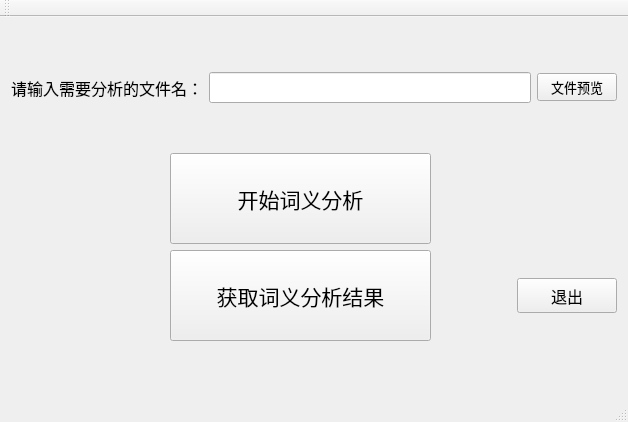
<?xml version="1.0" encoding="UTF-8"?>
<ui version="4.0">
 <class>Experiment1Class</class>
 <widget class="QMainWindow" name="Experiment1Class">
  <property name="geometry">
   <rect>
    <x>0</x>
    <y>0</y>
    <width>628</width>
    <height>422</height>
   </rect>
  </property>
  <property name="minimumSize">
   <size>
    <width>628</width>
    <height>410</height>
   </size>
  </property>
  <property name="maximumSize">
   <size>
    <width>828</width>
    <height>446</height>
   </size>
  </property>
  <property name="font">
   <font>
    <family>微软雅黑</family>
    <pointsize>12</pointsize>
   </font>
  </property>
  <property name="windowTitle">
   <string>Experiment1</string>
  </property>
  <property name="windowIcon">
   <iconset>
    <normaloff>picture.ico</normaloff>picture.ico</iconset>
  </property>
  <widget class="QWidget" name="centralWidget">
   <property name="minimumSize">
    <size>
     <width>628</width>
     <height>381</height>
    </size>
   </property>
   <property name="maximumSize">
    <size>
     <width>830</width>
     <height>500</height>
    </size>
   </property>
   <layout class="QGridLayout" name="gridLayout_3">
    <item row="0" column="0">
     <layout class="QHBoxLayout" name="horizontalLayout">
      <item>
       <widget class="QLabel" name="label">
        <property name="font">
         <font>
          <family>Agency FB</family>
          <pointsize>12</pointsize>
         </font>
        </property>
        <property name="text">
         <string>请输入需要分析的文件名：</string>
        </property>
       </widget>
      </item>
      <item>
       <widget class="QLineEdit" name="lineEdit">
        <property name="font">
         <font>
          <family>宋体</family>
          <pointsize>12</pointsize>
         </font>
        </property>
       </widget>
      </item>
      <item>
       <widget class="QPushButton" name="File_write">
        <property name="font">
         <font>
          <family>Agency FB</family>
          <pointsize>10</pointsize>
         </font>
        </property>
        <property name="text">
         <string>文件预览</string>
        </property>
       </widget>
      </item>
     </layout>
    </item>
    <item row="1" column="0">
     <layout class="QGridLayout" name="gridLayout_2">
      <item row="0" column="0">
       <spacer name="horizontalSpacer">
        <property name="orientation">
         <enum>Qt::Horizontal</enum>
        </property>
        <property name="sizeHint" stdset="0">
         <size>
          <width>40</width>
          <height>20</height>
         </size>
        </property>
       </spacer>
      </item>
      <item row="2" column="2">
       <widget class="QPushButton" name="Result_show">
        <property name="minimumSize">
         <size>
          <width>261</width>
          <height>91</height>
         </size>
        </property>
        <property name="maximumSize">
         <size>
          <width>261</width>
          <height>91</height>
         </size>
        </property>
        <property name="font">
         <font>
          <family>Agency FB</family>
          <pointsize>16</pointsize>
         </font>
        </property>
        <property name="text">
         <string>获取词义分析结果</string>
        </property>
       </widget>
      </item>
      <item row="2" column="3">
       <spacer name="horizontalSpacer_3">
        <property name="orientation">
         <enum>Qt::Horizontal</enum>
        </property>
        <property name="sizeHint" stdset="0">
         <size>
          <width>40</width>
          <height>20</height>
         </size>
        </property>
       </spacer>
      </item>
      <item row="0" column="4">
       <spacer name="horizontalSpacer_2">
        <property name="orientation">
         <enum>Qt::Horizontal</enum>
        </property>
        <property name="sizeHint" stdset="0">
         <size>
          <width>40</width>
          <height>20</height>
         </size>
        </property>
       </spacer>
      </item>
      <item row="2" column="4">
       <widget class="QPushButton" name="Exit">
        <property name="minimumSize">
         <size>
          <width>100</width>
          <height>20</height>
         </size>
        </property>
        <property name="maximumSize">
         <size>
          <width>100</width>
          <height>35</height>
         </size>
        </property>
        <property name="text">
         <string>退出</string>
        </property>
       </widget>
      </item>
      <item row="0" column="1">
       <spacer name="horizontalSpacer_4">
        <property name="orientation">
         <enum>Qt::Horizontal</enum>
        </property>
        <property name="sizeHint" stdset="0">
         <size>
          <width>40</width>
          <height>20</height>
         </size>
        </property>
       </spacer>
      </item>
      <item row="0" column="2">
       <widget class="QPushButton" name="Main_process">
        <property name="minimumSize">
         <size>
          <width>261</width>
          <height>91</height>
         </size>
        </property>
        <property name="maximumSize">
         <size>
          <width>261</width>
          <height>91</height>
         </size>
        </property>
        <property name="font">
         <font>
          <family>Agency FB</family>
          <pointsize>16</pointsize>
         </font>
        </property>
        <property name="text">
         <string>开始词义分析</string>
        </property>
       </widget>
      </item>
     </layout>
    </item>
   </layout>
  </widget>
  <widget class="QMenuBar" name="menuBar">
   <property name="geometry">
    <rect>
     <x>0</x>
     <y>0</y>
     <width>628</width>
     <height>26</height>
    </rect>
   </property>
  </widget>
  <widget class="QToolBar" name="mainToolBar">
   <attribute name="toolBarArea">
    <enum>TopToolBarArea</enum>
   </attribute>
   <attribute name="toolBarBreak">
    <bool>false</bool>
   </attribute>
  </widget>
  <widget class="QStatusBar" name="statusBar"/>
 </widget>
 <layoutdefault spacing="6" margin="11"/>
 <resources>
  <include location="Experiment1.qrc"/>
 </resources>
 <connections>
  <connection>
   <sender>Result_show</sender>
   <signal>clicked()</signal>
   <receiver>Experiment1Class</receiver>
   <slot>Show_Result()</slot>
   <hints>
    <hint type="sourcelabel">
     <x>375</x>
     <y>332</y>
    </hint>
    <hint type="destinationlabel">
     <x>529</x>
     <y>336</y>
    </hint>
   </hints>
  </connection>
  <connection>
   <sender>File_write</sender>
   <signal>clicked()</signal>
   <receiver>Experiment1Class</receiver>
   <slot>Write_test()</slot>
   <hints>
    <hint type="sourcelabel">
     <x>615</x>
     <y>146</y>
    </hint>
    <hint type="destinationlabel">
     <x>660</x>
     <y>120</y>
    </hint>
   </hints>
  </connection>
  <connection>
   <sender>Main_process</sender>
   <signal>clicked()</signal>
   <receiver>Experiment1Class</receiver>
   <slot>main_process()</slot>
   <hints>
    <hint type="sourcelabel">
     <x>429</x>
     <y>310</y>
    </hint>
    <hint type="destinationlabel">
     <x>490</x>
     <y>215</y>
    </hint>
   </hints>
  </connection>
  <connection>
   <sender>Exit</sender>
   <signal>clicked()</signal>
   <receiver>Experiment1Class</receiver>
   <slot>Exit()</slot>
   <hints>
    <hint type="sourcelabel">
     <x>583</x>
     <y>363</y>
    </hint>
    <hint type="destinationlabel">
     <x>532</x>
     <y>402</y>
    </hint>
   </hints>
  </connection>
 </connections>
 <slots>
  <slot>main_process()</slot>
  <slot>Show_Result()</slot>
  <slot>Write_test()</slot>
  <slot>Exit()</slot>
 </slots>
</ui>
